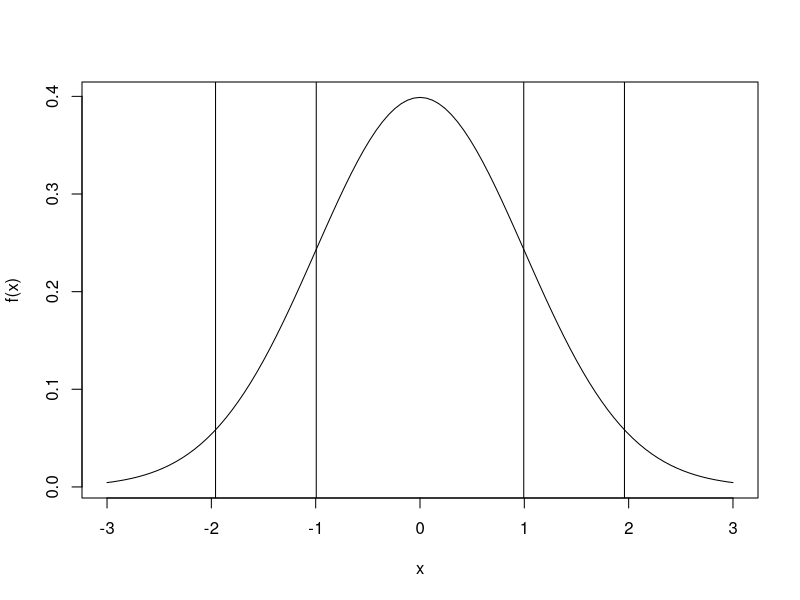
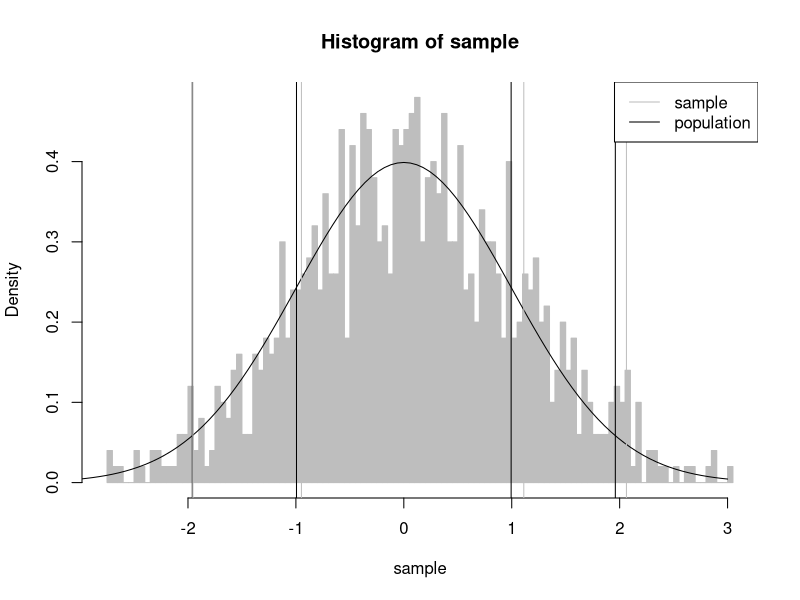

The R script that drew these images, in order:
## ----libraries, message=FALSE, warning=FALSE, cache=FALSE----------------
library("dplyr")
library("ggplot2")
library("gridExtra")

## ----set_seed------------------------------------------------------------
set.seed(2)

## ----quantiles, fig.height=4, echo=TRUE----------------------------------
curve(expr = dnorm, from = -3, to = 3, ylab = "f(x)")
quantiles = c(.025,.16,.84,.975)
abline(v = qnorm(p = quantiles)) # default is standard normal

## ----sample_quantiles, dependson='quantiles', fig.height=4, echo=TRUE----
n = 1000
sample = rnorm(n)
hist(x = sample, breaks = 101, probability = TRUE, border = "gray", col = "gray")
curve(expr = dnorm, from = -3, to = 3, ylab = "f(x)", col = "black", add = TRUE)
abline(v = qnorm(p = quantiles), col = "black")
abline(v = quantile(sample, prob = quantiles), col = "gray")
legend("topright", c("sample","population"), lty=1, col=c("gray","black"))
